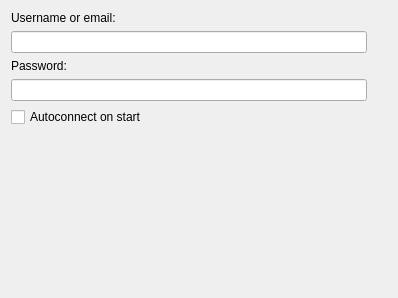
<?xml version="1.0" encoding="UTF-8"?>
<ui version="4.0">
 <class>LoginForm</class>
 <widget class="QWidget" name="LoginForm">
  <property name="geometry">
   <rect>
    <x>0</x>
    <y>0</y>
    <width>398</width>
    <height>298</height>
   </rect>
  </property>
  <property name="windowTitle">
   <string>Form</string>
  </property>
  <layout class="QGridLayout" name="gridLayout">
   <item row="0" column="0">
    <widget class="QLabel" name="label">
     <property name="text">
      <string>Username or email:</string>
     </property>
    </widget>
   </item>
   <item row="1" column="0">
    <widget class="QLineEdit" name="loginEdit"/>
   </item>
   <item row="2" column="0">
    <widget class="QLabel" name="label_2">
     <property name="text">
      <string>Password:</string>
     </property>
    </widget>
   </item>
   <item row="3" column="0">
    <widget class="QLineEdit" name="passEdit">
     <property name="echoMode">
      <enum>QLineEdit::Password</enum>
     </property>
    </widget>
   </item>
   <item row="5" column="1">
    <spacer name="verticalSpacer">
     <property name="orientation">
      <enum>Qt::Vertical</enum>
     </property>
     <property name="sizeHint" stdset="0">
      <size>
       <width>20</width>
       <height>179</height>
      </size>
     </property>
    </spacer>
   </item>
   <item row="4" column="0">
    <widget class="QCheckBox" name="autoBox">
     <property name="text">
      <string>Autoconnect on start</string>
     </property>
    </widget>
   </item>
  </layout>
 </widget>
 <resources/>
 <connections/>
</ui>
